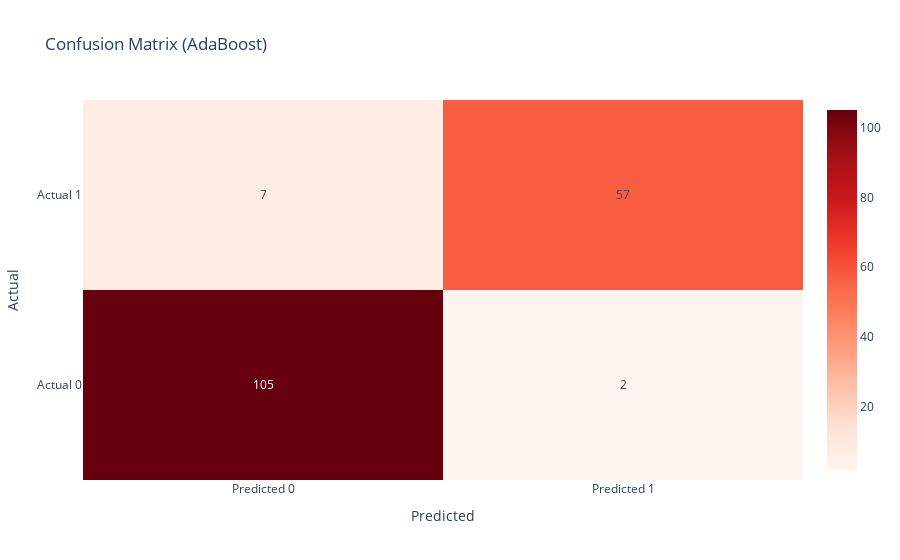

The notebook cell saved with this chart:
### Markdown cell above
As we can see above, we recieved approximately <b>`94.7%`</b> accuracy using the <b>Naive Bayes Classifier</b>

### Code cell
conf_matrix = confusion_matrix(y_test, y_pred)

heatmap = go.Heatmap(z=conf_matrix, 
                     x=['Predicted 0', 'Predicted 1'], 
                     y=['Actual 0', 'Actual 1'], 
                     colorscale='reds', 
                     text=conf_matrix, texttemplate="%{text}")

layout = go.Layout(
    title='Confusion Matrix (AdaBoost)',
    xaxis=dict(title='Predicted'),
    yaxis=dict(title='Actual'),
)

fig = go.Figure(data=[heatmap], layout=layout)
fig.show()

### Figure 1 — Plotly figure (JSON) as saved in the notebook; plotly's stock layout.template omitted (floating-point values rounded to 4 significant figures)
{"data": [{"colorscale": [[0, "rgb(255,245,240)"], [0.125, "rgb(254,224,210)"], [0.25, "rgb(252,187,161)"], [0.375, "rgb(252,146,114)"], [0.5, "rgb(251,106,74)"], [0.625, "rgb(239,59,44)"], [0.75, "rgb(203,24,29)"], [0.875, "rgb(165,15,21)"], [1, "rgb(103,0,13)"]], "text": [[105, 2], [7, 57]], "texttemplate": "%{text}", "type": "heatmap", "x": ["Predicted 0", "Predicted 1"], "y": ["Actual 0", "Actual 1"], "z": [[105, 2], [7, 57]]}], "layout": {"title": {"text": "Confusion Matrix (AdaBoost)"}, "xaxis": {"title": {"text": "Predicted"}}, "yaxis": {"title": {"text": "Actual"}}}}
